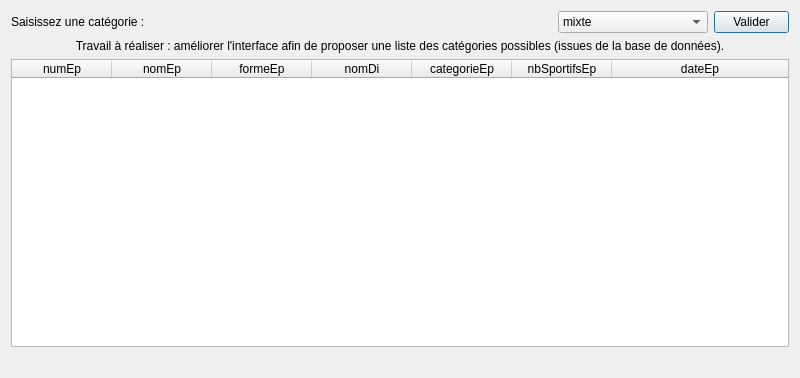
<?xml version="1.0" encoding="UTF-8"?>
<ui version="4.0">
 <class>fct_comp_1</class>
 <widget class="QDialog" name="fct_comp_1">
  <property name="geometry">
   <rect>
    <x>0</x>
    <y>0</y>
    <width>800</width>
    <height>378</height>
   </rect>
  </property>
  <property name="windowTitle">
   <string>Liste des épreuves d'une catégorie (version 2, catégories extraites de la BD)</string>
  </property>
  <layout class="QGridLayout" name="gridLayout">
   <item row="3" column="0">
    <widget class="QTableWidget" name="table_fct_comp_1">
     <attribute name="horizontalHeaderMinimumSectionSize">
      <number>50</number>
     </attribute>
     <attribute name="horizontalHeaderStretchLastSection">
      <bool>true</bool>
     </attribute>
     <attribute name="verticalHeaderVisible">
      <bool>false</bool>
     </attribute>
     <column>
      <property name="text">
       <string>numEp</string>
      </property>
     </column>
     <column>
      <property name="text">
       <string>nomEp</string>
      </property>
     </column>
     <column>
      <property name="text">
       <string>formeEp</string>
      </property>
     </column>
     <column>
      <property name="text">
       <string>nomDi</string>
      </property>
     </column>
     <column>
      <property name="text">
       <string>categorieEp</string>
      </property>
     </column>
     <column>
      <property name="text">
       <string>nbSportifsEp</string>
      </property>
     </column>
     <column>
      <property name="text">
       <string>dateEp</string>
      </property>
     </column>
    </widget>
   </item>
   <item row="4" column="0">
    <widget class="QLabel" name="label_fct_comp_1">
     <property name="text">
      <string/>
     </property>
     <property name="alignment">
      <set>Qt::AlignCenter</set>
     </property>
    </widget>
   </item>
   <item row="0" column="0">
    <layout class="QHBoxLayout" name="horizontalLayout">
     <item>
      <widget class="QLabel" name="labelEdit_fct_comp_1">
       <property name="text">
        <string>Saisissez une catégorie :</string>
       </property>
      </widget>
     </item>
     <item>
      <widget class="QComboBox" name="comboBox_fct_comp_1">
       <property name="maximumSize">
        <size>
         <width>150</width>
         <height>16777215</height>
        </size>
       </property>
       <item>
        <property name="text">
         <string>mixte</string>
        </property>
       </item>
       <item>
        <property name="text">
         <string>feminin</string>
        </property>
       </item>
       <item>
        <property name="text">
         <string>masculin</string>
        </property>
       </item>
      </widget>
     </item>
     <item>
      <widget class="QPushButton" name="valider_fct_comp_1">
       <property name="maximumSize">
        <size>
         <width>75</width>
         <height>16777215</height>
        </size>
       </property>
       <property name="text">
        <string>Valider</string>
       </property>
      </widget>
     </item>
    </layout>
   </item>
   <item row="1" column="0">
    <widget class="QLabel" name="labelAFaire_fct_comp_1">
     <property name="text">
      <string>Travail à réaliser : améliorer l'interface afin de proposer une liste des catégories possibles (issues de la base de données).</string>
     </property>
     <property name="alignment">
      <set>Qt::AlignCenter</set>
     </property>
     <property name="wordWrap">
      <bool>true</bool>
     </property>
    </widget>
   </item>
  </layout>
 </widget>
 <resources/>
 <connections>
  <connection>
   <sender>valider_fct_comp_1</sender>
   <signal>clicked()</signal>
   <receiver>fct_comp_1</receiver>
   <slot>refreshResult()</slot>
   <hints>
    <hint type="sourcelabel">
     <x>364</x>
     <y>52</y>
    </hint>
    <hint type="destinationlabel">
     <x>444</x>
     <y>81</y>
    </hint>
   </hints>
  </connection>
 </connections>
 <slots>
  <slot>refreshResult()</slot>
 </slots>
</ui>
